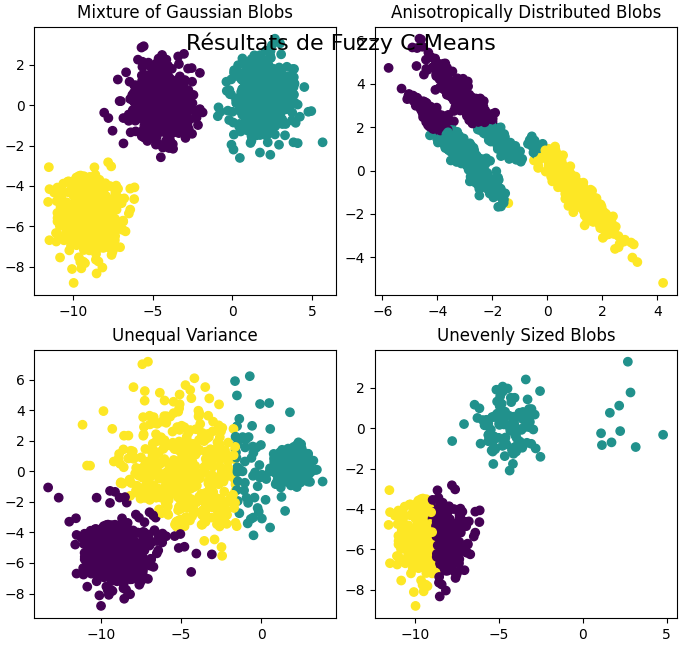

Generate this figure with Python:
import matplotlib.pyplot as plt
from sklearn.metrics import silhouette_score
from skfuzzy.cluster import cmeans
import numpy as np
from sklearn.datasets import make_blobs
from sklearn.cluster import KMeans

# Génération des données
n_samples = 1500
random_state = 170
transformation = [[0.60834549, -0.63667341], [-0.40887718, 0.85253229]]

X, y = make_blobs(n_samples=n_samples, random_state=random_state)
X_aniso = np.dot(X, transformation)  # Anisotropic blobs
X_varied, y_varied = make_blobs(
    n_samples=n_samples, cluster_std=[1.0, 2.5, 0.5], random_state=random_state
)  # Unequal variance
X_filtered = np.vstack(
    (X[y == 0][:500], X[y == 1][:100], X[y == 2][:10])
)  # Unevenly sized blobs
y_filtered = [0] * 500 + [1] * 100 + [2] * 10

datasets = [(X, y), (X_aniso, y), (X_varied, y_varied), (X_filtered, y_filtered)]
titles = [
    "Mixture of Gaussian Blobs",
    "Anisotropically Distributed Blobs",
    "Unequal Variance",
    "Unevenly Sized Blobs",
]

from scipy.spatial.distance import cdist
import numpy as np

def calculate_dunn_index(X, labels):
    clusters = np.unique(labels)
    inter_cluster_distances = []
    intra_cluster_diameters = []

    # Calcul des distances inter-clusters
    for i in clusters:
        for j in clusters:
            if i != j:
                cluster_i = X[labels == i]
                cluster_j = X[labels == j]
                dist = cdist(cluster_i, cluster_j, metric='euclidean')
                inter_cluster_distances.append(np.min(dist))

    # Calcul des diamètres intra-cluster
    for i in clusters:
        cluster_i = X[labels == i]
        dist = cdist(cluster_i, cluster_i, metric='euclidean')
        intra_cluster_diameters.append(np.max(dist))

    # Indice de Dunn
    dunn_index = np.min(inter_cluster_distances) / np.max(intra_cluster_diameters)
    return dunn_index


# Calcul de l'indice de Dunn pour K-Means
for i, (data, ground_truth) in enumerate(datasets):
    kmeans = KMeans(n_clusters=3, random_state=random_state)
    kmeans_labels = kmeans.fit_predict(data)
    dunn_kmeans = calculate_dunn_index(data, kmeans_labels)
    print(f"Indice de Dunn (K-Means) pour {titles[i]} : {dunn_kmeans:.4f}")



# Fonction pour appliquer Fuzzy C-Means
def apply_fcm(X, n_clusters):
    cntr, u, _, _, _, _, _ = cmeans(X.T, c=n_clusters, m=2.0, error=0.005, maxiter=1000)
    labels = np.argmax(u, axis=0)
    return labels

# Création des graphiques K-Means
fig_kmeans, axs_kmeans = plt.subplots(2, 2, figsize=(12, 12), constrained_layout=True)
fig_kmeans.suptitle("Résultats de K-Means", fontsize=16, y=0.95)

for i, (data, ground_truth) in enumerate(datasets):
    row, col = divmod(i, 2)
    kmeans = KMeans(n_clusters=3, random_state=random_state)
    kmeans_labels = kmeans.fit_predict(data)
    axs_kmeans[row, col].scatter(data[:, 0], data[:, 1], c=kmeans_labels, cmap="viridis")
    axs_kmeans[row, col].set_title(titles[i])

# Création des graphiques Fuzzy C-Means
fig_fcm, axs_fcm = plt.subplots(2, 2, figsize=(12, 12), constrained_layout=True)
fig_fcm.suptitle("Résultats de Fuzzy C-Means", fontsize=16, y=0.95)

for i, (data, ground_truth) in enumerate(datasets):
    row, col = divmod(i, 2)
    fcm_labels = apply_fcm(data, n_clusters=3)
    axs_fcm[row, col].scatter(data[:, 0], data[:, 1], c=fcm_labels, cmap="viridis")
    axs_fcm[row, col].set_title(titles[i])

# Calcul de l'indice de Dunn pour FCM
for i, (data, ground_truth) in enumerate(datasets):
    fcm_labels = apply_fcm(data, n_clusters=3)
    dunn_fcm = calculate_dunn_index(data, fcm_labels)
    print(f"Indice de Dunn (FCM) pour {titles[i]} : {dunn_fcm:.4f}")

plt.show()
